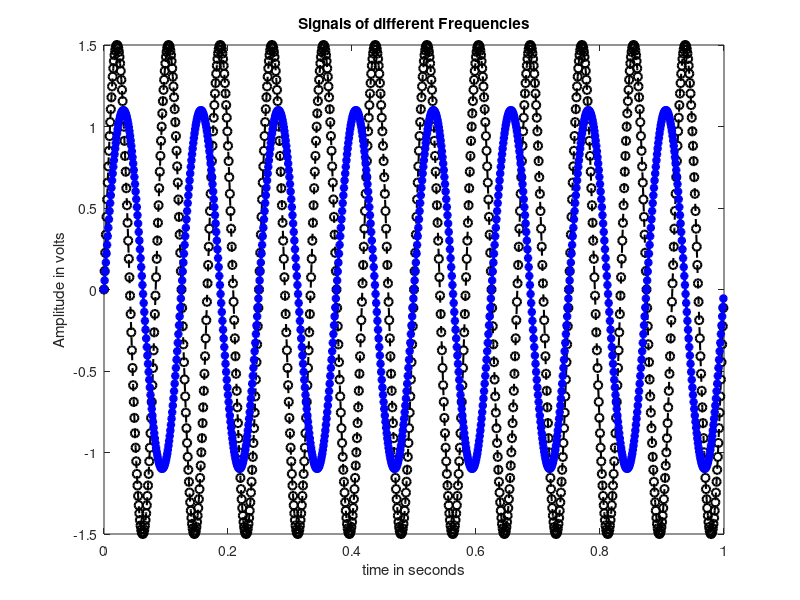

The MATLAB script that drew this image:
fs = 1000; 
t = 0:1/fs:1-1/fs; 
f1 = 12; 
f2 = 8; 
A1 = 1.5; 
A2 = 1.1; 
x1 = A1*sin(2*pi*f1*t); 
x2 = A2*sin(2*pi*f2*t); 
plot(t,x1,'k--o','LineWidth',1.5)
hold on
plot(t,x2,'b-*','LineWidth',2)
hold off
xlabel('time in seconds')
ylabel('Amplitude in volts')
title('Signals of different Frequencies')